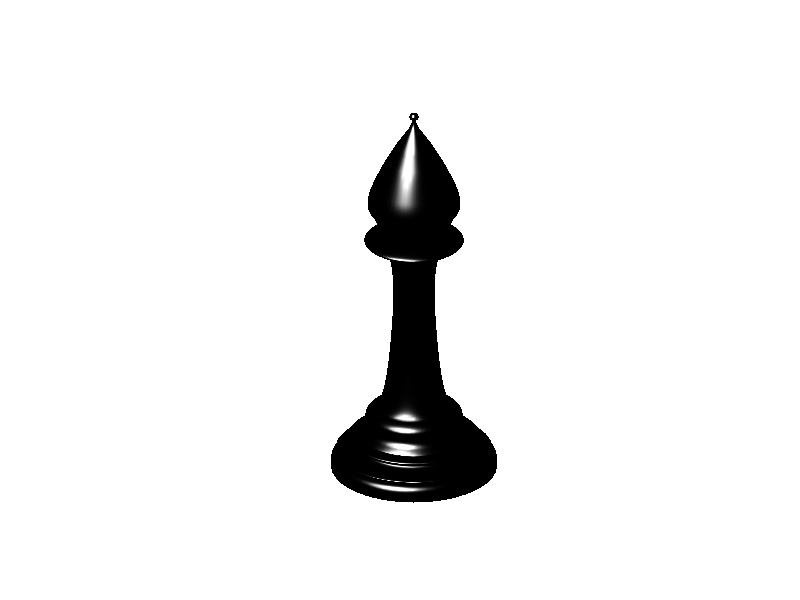

Source code (MATLAB):
function fou()
% Code initial :
% 'vase.m' cree par LEGAT Vincent
%
% Code modifie par :
% LAMOTTE Pierre
% Noma: 65441500
% Groupe 1257
% PCUR 06
% 
% Piece d'echecs :
% Generation d'un fou

T = [0 0 0 1 2 3 4 5 6 7 8 9 10 11 12 13 14 15 16 17 18 19 20 21 22 23 24 25 26 27 28 29];
S = [0 0 0 1 1 2 2 3 3 4];
a = sqrt(3);
Xc = [1 0 1/2 1 3/2 2 1] ;
Yc = [0 0 a/2 a a/2 0 0] ;
Xc = Xc - mean(Xc(1:6));
Yc = Yc - mean(Yc(1:6));
Zc = ones(size(Xc));
Wc = [1 0.5 1 0.5 1 0.5 1];
X = Xc' * [0 3 3 3 2.5 3 2 2.5 2 2.1 1.7 1.8 1 0.6 1.8 1.8 1 1.2 1.4 1.8 1.2 0.8 0.6 0 0.2 0.1 0 0 0];
Y = Yc' * [0 3 3 3 2.5 3 2 2.5 2 2.1 1.7 1.8 1 0.6 1.8 1.8 1 1.2 1.4 1.8 1.2 0.8 0.6 0 0.2 0.1 0 0 0];
Z = Zc' * [1 1 1 1.3 1.4 1.4 1.6 1.7 1.8 1.8 2 2.3 2.5 6 6.2 6.3 6.5 6.4 6.8 7.1 7.9 8.3 8.5 9 9.1 9.2 9.2 9.2 9.2];
W = Wc' * [1 1 1 1 1 1 1 1 1 1 1 1 1 1 1 1 1 1 1 1 1 1 1 1 1 1 1 1 1];
p = 2;

nt = length(T) - 1;
t = [T(p+1):0.05:T(nt-p+1)];
for i=0:nt-p-1
  Bt(i+1,:) = b(t,T,i,p);
end

ns = length(S) - 1;
s = [S(p+1):0.05:S(ns-p+1)];
for i=0:ns-p-1
  Bs(i+1,:) = b(s,S,i,p);
end

w = Bs' * W * Bt;
x = Bs' * (W .* X) * Bt ./ w;
y = Bs' * (W .* Y) * Bt ./ w;
z = Bs' * (W .* Z) * Bt ./ w;

createfigure(x,y,z); 
end

function createfigure(xdata1, ydata1, zdata1)
%CREATEFIGURE(XDATA1, YDATA1, ZDATA1)
%  XDATA1:  surface xdata
%  YDATA1:  surface ydata
%  ZDATA1:  surface zdata

%  Auto-generated by MATLAB on 20-Oct-2016 17:42:50

% Create figure
figure1 = figure('PaperType','<custom>','PaperSize',[20.98 29.68]);

% Create axes
axes1 = axes('Parent',figure1);
axis off
hold(axes1,'on');

% Create surf
surf(xdata1,ydata1,zdata1,'Parent',axes1,'FaceLighting','gouraud',...
    'LineStyle','none',...
    'FaceColor',[0 0 0]);

% Create light
light('Parent',axes1);

% Create light
light('Parent',axes1);

% Create light
light('Parent',axes1);

view(axes1,[120.6 26.4]);
grid(axes1,'on');

% Set the remaining axes properties
set(axes1,'DataAspectRatio',[1 1 1],'PlotBoxAspectRatio',[1 1 1.75]);
end

function u = b(t,T,j,p)
i = j+1;
if p==0
    u = (t>= T(i) & t < T(i+p+1)); return 
end

u = zeros(size(t));
if T(i) ~= T(i+p)
    u = u + ((t-T(i)) / (T(i+p) -T(i))) .* b(t,T,j,p-1);
end
if T(i+1) ~= T(i+p+1)
    u = u + ((T(i+p+1)-t) ./ (T(i+p+1) -T(i+1))) .* b(t,T,j+1,p-1);
end
end